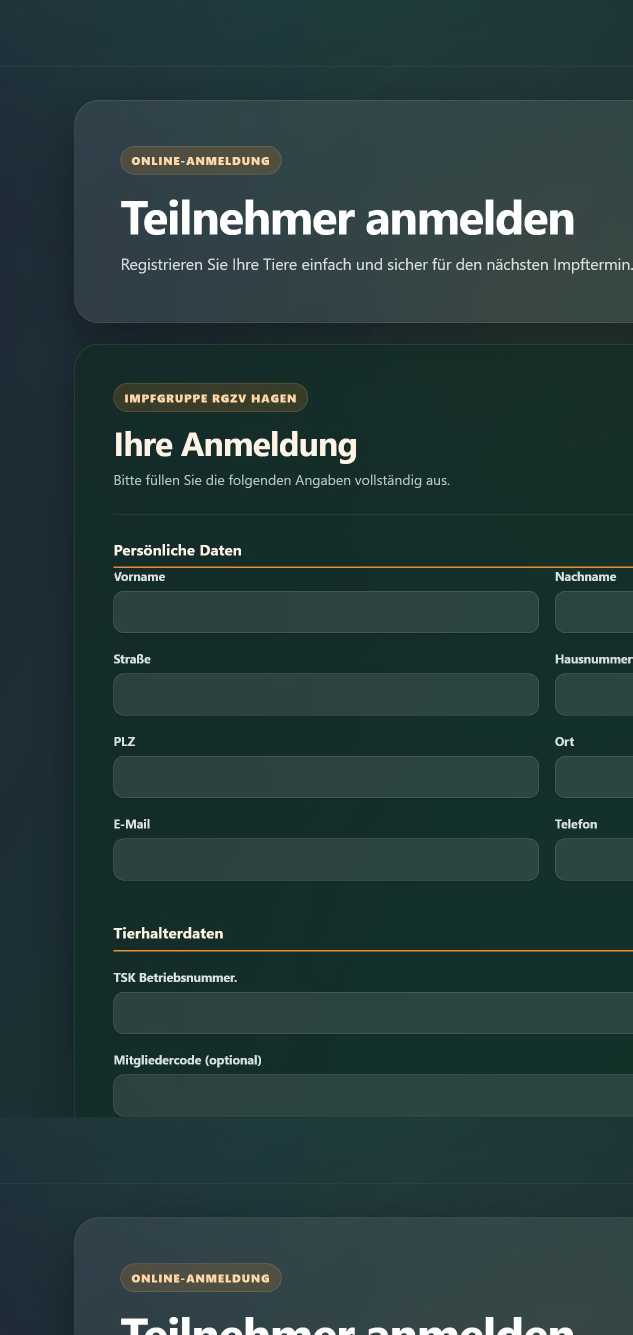
#> input picture docs/assets/manual-v2/anmeldung.png, 1265 x 2669 px (shown at 1/2 size); its folder holds 8 pictures in this run
$ python generate_manual_visuals.py
#> lines starting #> are read from the running program, lines starting #| are printed output that depends on the picture
from pathlib import Path
from PIL import Image, ImageDraw, ImageFont

ROOT = Path(__file__).resolve().parents[1]
ASSETS = ROOT / "docs" / "assets" / "manual-v2"

BG = "#102b23"
BG_2 = "#163a2f"
PANEL = "#203d34"
WHITE = "#fff8ed"
MUTED = "#bdd0c8"
ORANGE = "#f28c28"
GREEN = "#2fa66a"
LINE = "#416359"
LIGHT = "#f7faf8"
TEXT = "#263b33"


def font(size, bold=False):
#> called with size = 12, bold = False
    candidates = [
        Path("C:/Windows/Fonts/arialbd.ttf" if bold else "C:/Windows/Fonts/arial.ttf"),
        Path("/usr/share/fonts/truetype/dejavu/DejaVuSans-Bold.ttf" if bold else "/usr/share/fonts/truetype/dejavu/DejaVuSans.ttf"),
    ]
    for candidate in candidates:
        if candidate.exists():
            return ImageFont.truetype(str(candidate), size)
    return ImageFont.load_default()


F12 = font(12)
F14 = font(14)
F16 = font(16)
F16B = font(16, True)
F18B = font(18, True)
F22B = font(22, True)
F30B = font(30, True)
F40B = font(40, True)


def rounded(draw, xy, fill=PANEL, outline=LINE, radius=18, width=1):
    draw.rounded_rectangle(xy, radius=radius, fill=fill, outline=outline, width=width)


def text(draw, xy, value, fill=WHITE, f=F16, anchor=None):
    draw.text(xy, value, fill=fill, font=f, anchor=anchor)


# [14 lines left out: function wrap, not called in this run]


def save_crop(source, target, box):
#> called with source = 'anmeldung.png', target = 'anmeldung-stammdaten.png', box = (100, 300, 1165, 1510)
    image = Image.open(ASSETS / source).convert("RGB")
#> image is the input picture: PIL image 1265x2669 RGB; mean R, G, B 39.1, 60.2, 59.2
    image.crop(box).save(ASSETS / target, quality=94)
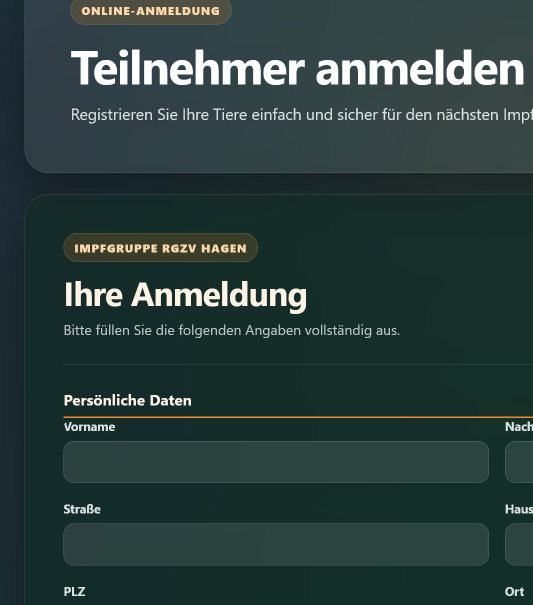
#> saved as anmeldung-stammdaten.png: PIL image 1065x1210 RGB (shown at 1/2 size); mean R, G, B 43.1, 62.6, 60.3


# [179 lines left out: functions dashboard_overview, participant_view, appointment_view, admin_management_view, mobile_install_view, not called in this run]


def main():
    ASSETS.mkdir(parents=True, exist_ok=True)
    save_crop("anmeldung.png", "anmeldung-stammdaten.png", (100, 300, 1165, 1510))
    save_crop("anmeldung.png", "anmeldung-zahlung.png", (100, 1450, 1165, 2630))
#> call 2 of save_crop, with source = 'anmeldung.png', target = 'anmeldung-zahlung.png', box = (100, 1450, 1165, 2630)
#> in save_crop (call 2), `image.crop(box).save(ASSETS / target, quality=94)`:
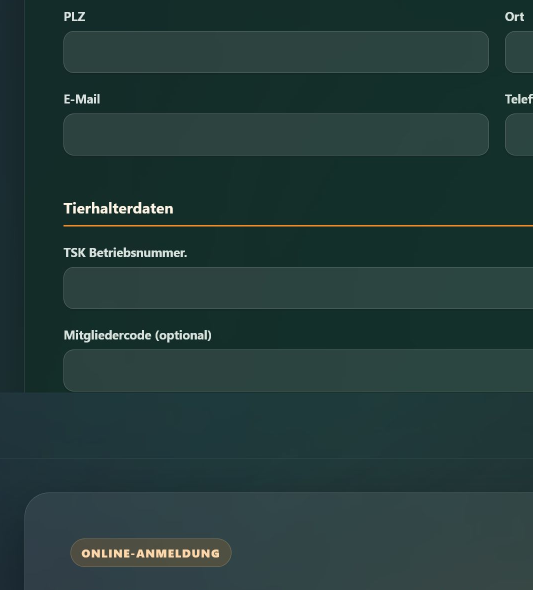
#> saved as anmeldung-zahlung.png: PIL image 1065x1180 RGB (shown at 1/2 size); mean R, G, B 35.3, 58.5, 56.4
    save_crop("informationsseite.png", "informationsseite-kompakt.png", (40, 100, 1225, 1400))
    dashboard_overview()
    participant_view()
    appointment_view()
    admin_management_view()
    mobile_install_view("android")
    mobile_install_view("ios")
    save_crop("admin-dashboard.png", "admin-dashboard-status.png", (45, 25, 1355, 235))
    save_crop("admin-dashboard.png", "admin-dashboard-ampel.png", (45, 380, 675, 600))
    save_crop("admin-dashboard.png", "admin-dashboard-checkin.png", (45, 600, 930, 900))
    save_crop("admin-termine.png", "admin-termine-aktionen.png", (60, 330, 1340, 640))
    save_crop("adminverwaltung.png", "adminverwaltung-kopf.png", (80, 40, 1315, 210))
    save_crop("adminverwaltung.png", "adminverwaltung-aktionen.png", (100, 175, 1290, 590))
    save_crop("admin-teilnehmer.png", "admin-teilnehmer-liste.png", (55, 105, 1335, 620))
    print(f"Visual assets written to {ASSETS}")


if __name__ == "__main__":
#> (the run stopped early here; a loop or call above may not have finished)
